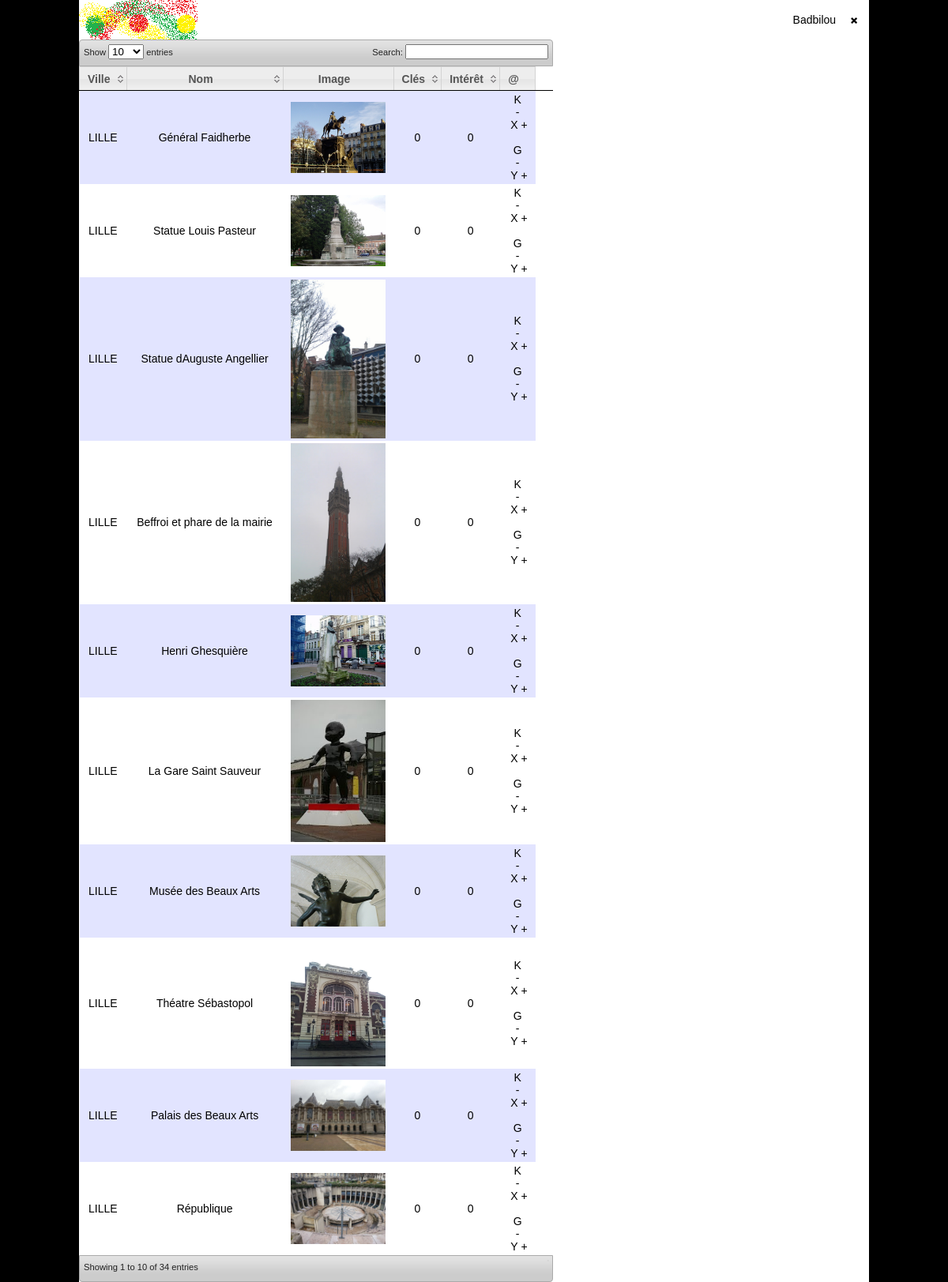
The app's page / (signed in) with its own data.
### tables this page shows
CREATE TABLE IF NOT EXISTS `portal` (
  `id` int(10) unsigned zerofill NOT NULL auto_increment,
  `name` varchar(255) NOT NULL,
  `address` varchar(255) NOT NULL,
  `city` varchar(64) NOT NULL,
  `zip` varchar(8) NOT NULL,
  `country` varchar(32) NOT NULL,
  PRIMARY KEY  (`id`)
);

### lib/php/webapp.class.php (called while the page is built, shortened)
<?php
class Webapp{
	public static function getPortals($db_link){
		$portals = array();
		$sql  = "SELECT `p`.`id`,`p`.`city`,`p`.`name`,SUM(`phu`.`keys`) AS `keys`,SUM(`phu`.`grade`) AS `grades` FROM `portal` AS `p` ";
		$sql .= "LEFT JOIN `portal_has_user` AS `phu` ON `phu`.`id_portal` = `p`.`id` GROUP BY `p`.`id`";
		$result = mysql_query($sql, $db_link);
		if($result){
			while($row = mysql_fetch_assoc($result)){
				$row['img'] = "media/portal/".$row['id'].".jpg";
				$sql_k  = "SELECT u.nickname, phu.keys FROM user AS u, portal_has_user AS phu ";
				$sql_k .= "WHERE phu.id_user = u.id AND phu.id_portal = ".$row['id']." AND phu.keys IS NOT NULL AND phu.keys <> 0 ";
				$sql_k .= "ORDER BY phu.keys DESC";
				$result_k = mysql_query($sql_k, $db_link);
				$k = array();
				$row['tooltip_keys'] = $k;
				$sql_g  = "SELECT u.nickname, phu.grade FROM user AS u, portal_has_user AS phu ";
				$sql_g .= "WHERE phu.id_user = u.id AND phu.id_portal = ".$row['id']." AND phu.grade IS NOT NULL AND phu.grade <> 0 ";
				$sql_g .= "ORDER BY phu.grade DESC";
				$result_g = mysql_query($sql_g, $db_link);
				$g = array();
				$row['tooltip_grades'] = $g;
				$portals[] = $row;
			}
		}
		return $portals;
	}
}
?>

### mod/home/mod.php (the view, shortened to what this page needs)
<div id='home'>
	<?php $portals = Webapp::getPortals($db_link); ?>
	<table id="datatable">
		<thead>
			<tr>
				<th>Ville</th>
				<th>Nom</th>
				<th>Image</th>
				<th>Clés</th>
				<th>Intérêt</th>
				<th>@<th>
			</tr>
		</thead>
		<tbody>
			<?php foreach($portals as $portal): ?>
			<tr>
				<td><?php echo $portal['city']; ?></td>
				<td><?php echo $portal['name']; ?></td>
				<td><img src="<?php echo $portal['img']; ?>" width="120" /></td>
				<td class="keys"><span><?php echo empty($portal['keys']) ? '0': $portal['keys']; ?></span></td>
				<td class="grades"><span><?php echo empty($portal['grades']) ? '0': $portal['grades']; ?></span></td>
				<td>K<br/>-&nbsp;X&nbsp;+<br/><br/>G<br/>-&nbsp;Y&nbsp;+</td>
			</tr>
			<?php endforeach; ?>
		</tbody>
	</table>
</div>

### mod/index/css/mod.css (style rules this page uses)
* { margin: 0px; padding: 0px; font-family: Arial, sans-serif; }
body { background-color: #000000; font-size: 14px; color: #000000; text-align: center; }
table { font-size: 14px; color: #000000; text-align: center; }
img { border: 0px; }

### mod/home/css/mod.css (style rules this page uses)
#home { width:1000px; margin: auto; background: #FFFFFF; }
.dataTable { width: 100%; }
.dataTable thead tr { height: 30px; }
.dataTable tbody tr { height: 100px; }

### records on screen
portal: city "LILLE", name "Général Faidherbe", shows a picture
portal: city "LILLE", name "Statue Louis Pasteur", shows a picture
portal: city "LILLE", name "Statue dAuguste Angellier", shows a picture
portal: city "LILLE", name "Beffroi et phare de la mairie", shows a picture
portal: city "LILLE", name "Henri Ghesquière", shows a picture
portal: city "LILLE", name "La Gare Saint Sauveur", shows a picture
portal: city "LILLE", name "Musée des Beaux Arts", shows a picture
portal: city "LILLE", name "Théatre Sébastopol", shows a picture
portal: city "LILLE", name "Palais des Beaux Arts", shows a picture
portal: city "LILLE", name "République", shows a picture

### other values on screen
$_SESSION['user']['nickname'] "Badbilou"
